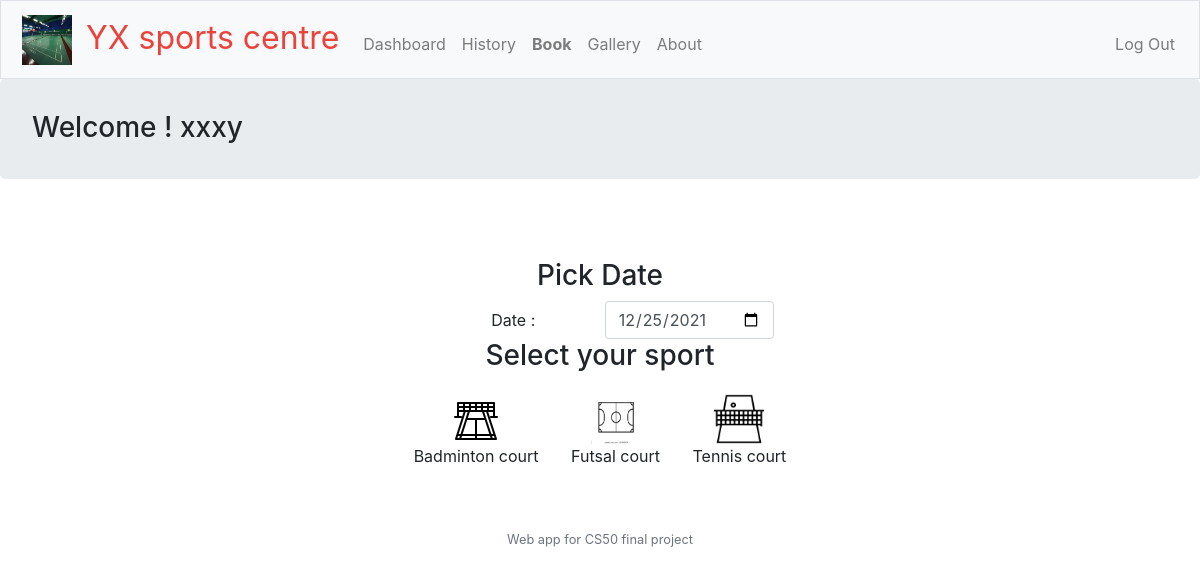
Page /member/book (signed in) on the committed database.
### tables this page shows
CREATE TABLE "venue_type" ('type_id' integer PRIMARY KEY AUTOINCREMENT NOT NULL, 'Type' varchar(100), 'src' varchar(250));

### routes/member/book.py (the view)
@book_member.route("/member/book", methods=["GET", "POST"])
@member_login_required
def book():
    if request.method == "POST":
        return "1"
    else :
        db = sqlite3.connect('database.db')
        selectedDate = request.args.get('date')
        print("type(selectedDate)")
        print(type(selectedDate))
        print("selectedDate")
        print(selectedDate)
        if selectedDate == None:
            selectedDate = datetime.today().strftime('%d-%m-%Y')
        else:
            selectedDate = datetime. strptime(selectedDate, '%Y-%m-%d')
            selectedDate = datetime.strftime(selectedDate, '%d-%m-%Y')
        nextDay = datetime.strptime(selectedDate, '%d-%m-%Y') + timedelta(days=1)
        nextDay = datetime.strftime(nextDay, '%d-%m-%Y')
        print("selectedDate")
        print(selectedDate)
        print("nextDay")
        print(nextDay)
        try:
            db.row_factory = sqlite3.Row
            cur = db.cursor()
            cur.execute("SELECT * FROM venues CROSS JOIN venue_type ON venues.venue_type = venue_type.type_id ")
            venues = cur.fetchall()
            cur.execute("SELECT * FROM venue_type")
            venue_type = cur.fetchall()
            cur.execute("SELECT * FROM config")
            config = cur.fetchall()
            cur.execute("SELECT * FROM orders WHERE start_date > '" + str(selectedDate) + "' AND end_date < '" + str(nextDay) + "'"  )
            orders = cur.fetchall()
        except sqlite3.Error as er:
            print(er)
        return render_template("member/book.html", venues=venues, venue_type=venue_type, config=config, orders=orders )

### helpers.py (called while the page is built)
def member_login_required(f):
    @wraps(f)
    def decorated_function(*args, **kwargs):
        if session.get("user_id") is None or session.get("user_type") != "member":
            return redirect("/member/login")
        return f(*args, **kwargs)
    return decorated_function

def after_request(response):
    response.headers["Cache-Control"] = "no-cache, no-store, must-revalidate"
    response.headers["Expires"] = 0
    response.headers["Pragma"] = "no-cache"
    return response

### routes/member/book.py (called while the page is built)
@book_member.after_request
def response_processor(response):
    after_request(response)
    return response

### templates/member/book.html (shortened to what this page needs)
{% extends "member/layout.html" %}
{% block main %}
    <main>
        <h3>Pick Date</h3>
        <label for="type" class="col-sm-2 col-form-label">Date : </label>
        <input type="date" class="form-control" id="date" name="date" onChange="dateChange(this.value)">
        <h3>Select your sport</h3>
        <div class="select-sport-div">
            {% for ele in venue_type: %}
                <div onClick="selectSport(`{{ ele['type_id'] }}`, this)" class="icon-container">
                    <div><img src="/static/member/{{ ele['src'] }}" class="sports-icon" /></div>
                    <div>{{ ele['Type'] }}</div>
                </div>
            {% endfor %}
        </div>
    </main>
{% endblock %}

### static/styles.css (style rules this page uses)
main .form-control { display: inline-block; width: auto; }
main { overflow-x: auto; text-align: center; }
main img { max-width: 100%; }

### templates/member/book.html (style rules this page uses)
.sports-icon { width : 50px; height : 50px; }
.icon-container { margin : 8px; display : inline-block; padding : 6px; cursor : pointer; }
.select-sport-div { width : 80%; text-align: center; margin : auto; }

### rows in the picture
venue_type: src (picture), Type "Badminton court"
venue_type: src (picture), Type "Futsal court"
venue_type: src (picture), Type "Tennis court"

### other values in the picture
{{ session.name }} "xxxy"
